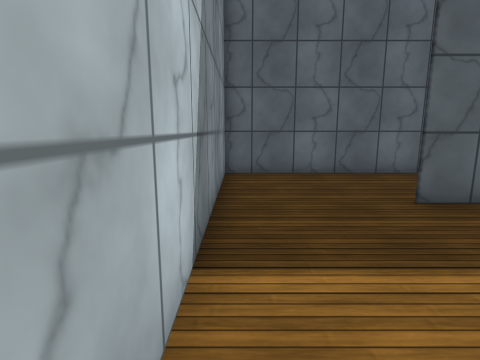
[1] (above)

14 first-person views from a walk through a scene from a Unity 3-D project. The camera is 1.3 m above the floor, tilts 10° down and sees 80° across. Doors are open. The floor is counted in squares, 0.9 m on a side. Each view is taken from the middle of a square. On the plan, view 1 faces up. The plan holds only what a view shows up to about 14 squares ahead; the rest is blank. The place goes on beyond the plan. The player is left out. Some surface patterns are stand-ins.

[2]
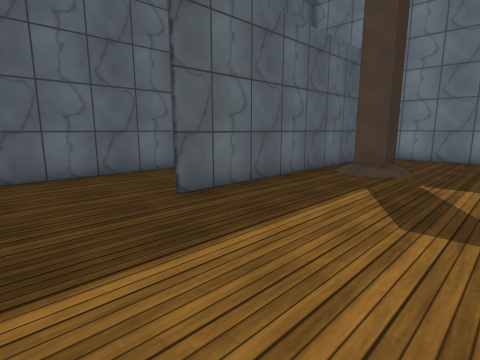

[3]
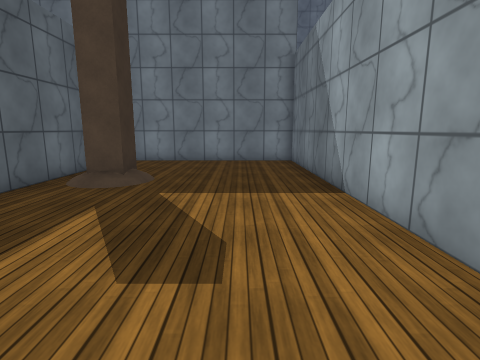

[4]
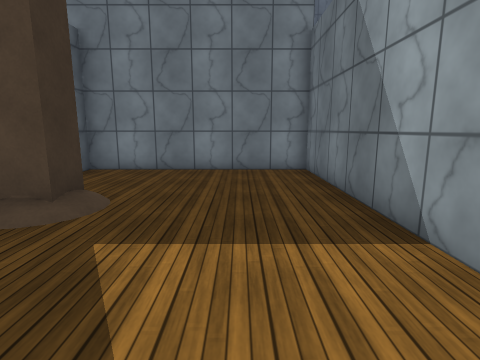

[5]
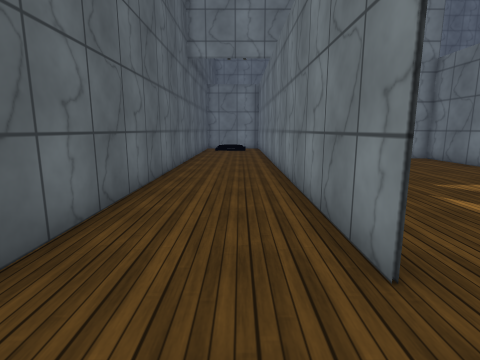

[6]
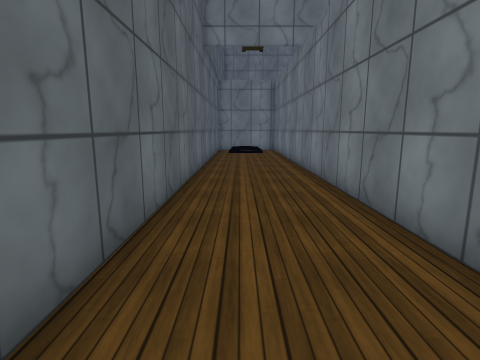

[7]
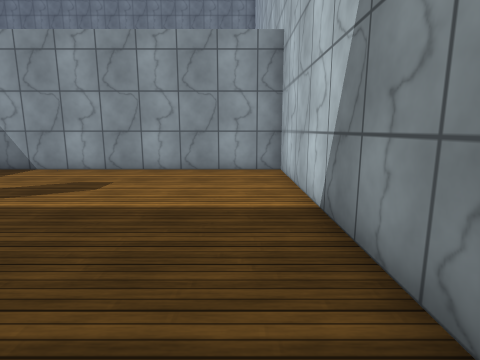

[8]
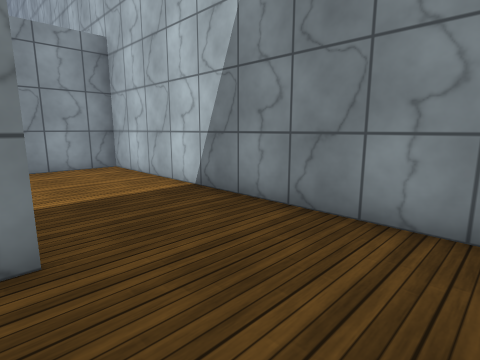

[9]
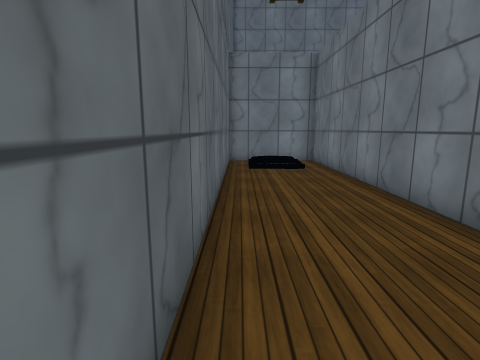

[10]
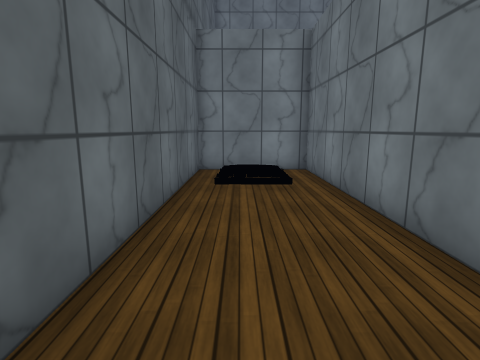

[11]
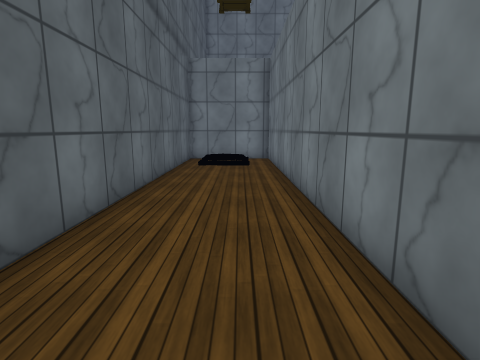

[12]
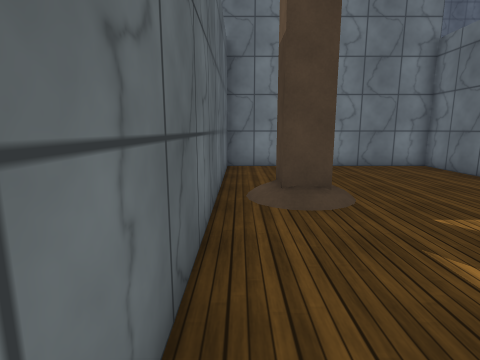

[13]
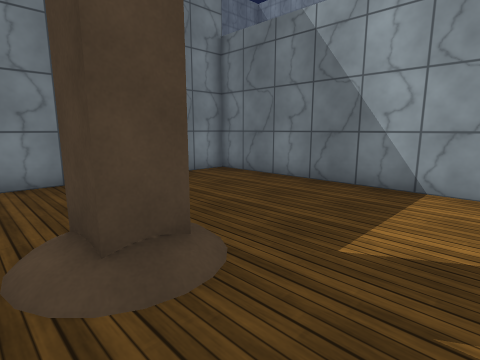

[14]
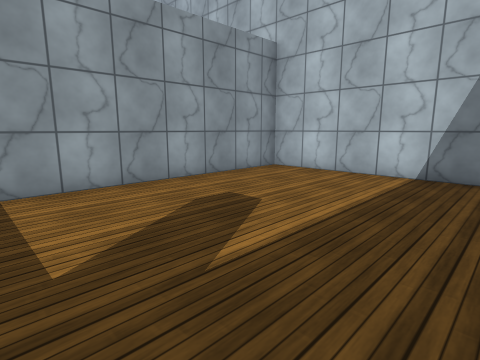

### Floor plan
Ten units are one square. View 1 is at (0, 0); x grows to the right and y downward. Boxes are objects, and circles mark ways between rooms. Rooms are numbered by the first view taken in them; rooms with no view inside come last. Other rooms are left out.
<svg viewBox="-10 -100 249 129">
<path fill="none" stroke="#000" d="M74 24 154 24 154 -55 35 -55M108 -31 97 -31 97 -41 108 -41M-5 -56 -5 24 56 24M34 -56 154 -56M-5 -88 -5 -56M154 -95 -5 -95M154 -56 234 -56 234 -95 154 -95"/>
<rect x="205" y="-75" width="10" height="10" fill="#bbb"><title>other object</title></rect>
<circle cx="15" cy="-55" r="3" fill="#2a7"/>
<circle cx="155" cy="-75" r="3" fill="#2a7"/>
<text x="80" y="-10">1</text>
<text x="70" y="-80">2</text>
<text x="200" y="-80">3</text>
</svg>
Room 1 opens to room 2. Room 2 opens to room 3.

Where each view was taken, in squares from view 1:
view 1: 0 up, 0 right, facing up
view 2: 0 up, 0 right, facing up-right
view 3: 0 up, 2 right, facing right
view 4: 0 up, 5 right, facing right
view 5: 7 up, 1 right, facing right
view 6: 8 up, 3 right, facing right
view 7: 8 up, 1 right, facing down
view 8: 9 up, 4 right, facing down-left
view 9: 9 up, 10 right, facing right
view 10: 8 up, 13 right, facing right
view 11: 7 up, 9 right, facing right
view 12: 5 up, 4 right, facing right
view 13: 5 up, 7 right, facing down-right
view 14: 5 up, 9 right, facing down-left
